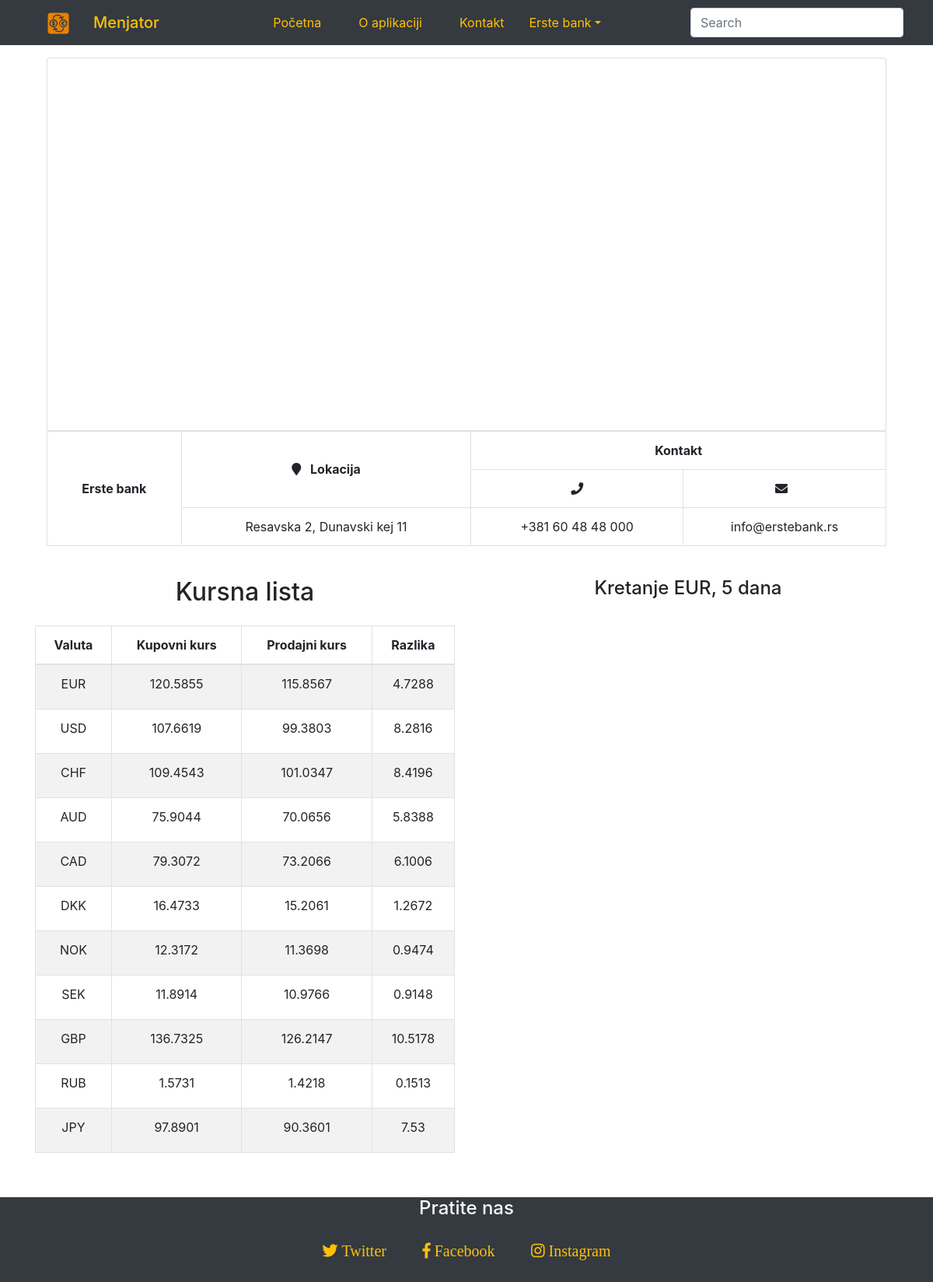
/index.php?page=profile&id=2 (signed in), run on the app's committed database.
### tables this page shows
CREATE TABLE `exchange_office` (
  `exchange_office_id` int(11) NOT NULL AUTO_INCREMENT,
  `user_id` int(11) NOT NULL,
  `exchange_office_name` varchar(45) NOT NULL,
  `exchange_office_phone` varchar(45) NOT NULL,
  `exchange_office_email` varchar(45) NOT NULL,
  `exchange_office_pib` varchar(45) NOT NULL,
  `exchange_office_jmb` varchar(45) NOT NULL,
  `activation` varchar(1) NOT NULL,
  PRIMARY KEY (`exchange_office_id`),
  UNIQUE KEY `exchange_office_name_UNIQUE` (`exchange_office_name`),
  UNIQUE KEY `exchange_office_phone_UNIQUE` (`exchange_office_phone`),
  UNIQUE KEY `exchange_office_email_UNIQUE` (`exchange_office_email`)
);

### functions/functions.php (called while the page is built, shortened)
<?php
	function screen_print($screen_print, $map){
		if(!is_array($map)){
            return $screen_print;
        }else{
			foreach($map AS $k => $v)
				$screen_print = str_replace("{{{$k}}}", $v, $screen_print);
			return $screen_print;
		}
	}
	function screen_print_nav_bar($user,$username){
		global $exchange_office_name, $id;
		switch($user){
			case'user':
				$map_user = array('OFFICE_NAME' => $exchange_office_name, 'SESSION_ID' => $id );
				$nav_bar_user = file_get_contents("./modules/app/views/inc/nav_bar_user.html");
				return screen_print($nav_bar_user, $map_user);
			break;
		}
	}
	function checkProfile($id){
		global $conn;
		$stmt = $conn->prepare("SELECT * FROM exchange_office WHERE exchange_office_id=?");
		$stmt->bind_param('d',$id);
		$stmt->execute();
		$res = $stmt->get_result();
		if($res->num_rows == 1) {
			return true;
		} else {
			return false;
		}
	}
	function getLocation($id){
		global $conn;
		$stmt = $conn->prepare("SELECT * FROM exchange_office_location WHERE exchange_office_id = ?");
		$stmt->bind_param('d',$id);
		$stmt->execute();
		$result_select_location = $stmt->get_result();
		$rows = $result_select_location->num_rows;
		foreach ($result_select_location as $key => $value) {
			$exchange_office_location[] = $conn->real_escape_string($value['exchange_office_location']);
		}
		return $exchange_office_location;
	}
?>

### modules/app/models/profile/profile.php (called while the page is built, shortened)
<?php
	$stmt = $conn->prepare("SELECT * FROM exchange_office WHERE
		 	exchange_office_id=?");
			$stmt->bind_param('d',$exchange_office_id);
			$stmt->execute();
			$result_select_info = $stmt->get_result();
			foreach ($result_select_info as $key => $value) {
				$name = $conn->real_escape_string($value['exchange_office_name']);
				$location = getLocation($exchange_office_id);
				$phone = $conn->real_escape_string($value['exchange_office_phone']);
				$email = $conn->real_escape_string($value['exchange_office_email']);
			}
?>

### index.php (the view, shortened to what this page needs)
<?php
include("./modules/db/connection.php");
include("./functions/functions.php");
include("./functions/functions_db.php");
$header = file_get_contents('./modules/app/views/inc/header.html');
$titles = array(
			'' => 'Menjator',
			'home' => 'Menjator',
			'about' => 'Menjator - O nama',
			'contact' => 'Menjator - Kontakt',
			'profile' => 'Menjator - Profil',
			'register' => 'Menjator - Registracija',
			'user_creation' => 'Menjator - Kreiranje korisnika',
			'admin_login' => 'Menjator - Prijava',
			'login' => 'Menjator - Prijava',
			'logout' => 'Menjator - Odjava',
			'success' => 'Menjator',
			'success_form' => 'Menjator',
			'settings' => 'Menjator - Podesavanja',
			'search_box' => 'Menjator',
			'stats' => 'Menjator',
			'delete' => 'Menjator'
		);
if($_SESSION) {
	if(isset($_SESSION['logged']) && $_SESSION['logged']) {
            $username = $_SESSION['username'];
            $user = 'user';
        } elseif (isset($_SESSION['logged_admin']) && $_SESSION['logged_admin']) {
            $username = $_SESSION['username'];
            $user = 'admin';
        } else {
        	include("./modules/app/views/pages/notifications/error.php");
			include("./modules/app/views/inc/footer.html");
			exit;
       }
}else{
	$user = 'anonymous';
	$username='anonymous';
}
if($_GET){
	if(isset($_GET['page'])){
		$page = $_GET['page'] ?? '';
		if(isset($_GET['id'])){
			$get_id = $_GET['id'] ?? '';
			$profile = checkProfile($get_id);
			$stmt = $conn->prepare("SELECT * FROM exchange_office WHERE exchange_office_id=?");
			$stmt->bind_param('d',$get_id);
			$stmt->execute();
			$res = $stmt->get_result();
			if($res->num_rows > 0) {
				$row = $res->fetch_assoc();
				$exchange_office_id = $row['exchange_office_id'];
				$exchange_office_name = $row['exchange_office_name'];
			}
		}
		foreach($titles as $key => $value){
			if($page==$key){
				$map_header = array('TITLE' => $value);
				echo screen_print($header,$map_header);
				echo screen_print_nav_bar($user,$username);
			}
		}
		switch ($page) {
			case 'profile' :
				if($profile){
					include("./modules/app/views/pages/profile/profile.php");
				}else{
					include('./modules/app/views/pages/notifications/error.php');
				}
				break;
		}
	}else{
		$map_header = array('TITLE' => $titles['home']);
		echo screen_print($header,$map_header);
		echo screen_print_nav_bar($user,$username);
		include('./modules/app/views/pages/home.php');
	}
}else{
	$map_header = array('TITLE' => $titles['home']);
	echo screen_print($header,$map_header);
	echo screen_print_nav_bar($user,$username);
	include('./modules/app/views/pages/home.php');
}
?>

### modules/app/views/pages/profile/user_view_profile.php
<?php
		if(is_string($location)){
			$location_str = $location;
		}else{
			$location_str = implode(', ',$location);
		}
        $informations= sprintf("
            <div id='profile_lat'></div>
            <div id='profile_lng'></div>
			<div id='info' class='info mx-auto mt-3' >
                <div class='row mx-auto'>
                    <div class='col-12'>
						<div id='map' class='row mx-auto h-100 card' style='min-height:60vh;'></div>
					</div>
					<div class='col-12 align-middle'>
                    <table class='table border table-borderless text-center'>
                    <thead>
                        <tr>
                            <th rowspan='3' id='eo_name' class='eo_name align-bottom border-right'>%s</th>
                            <th rowspan='2' class='align-middle border'><i class='fa fa-map-marker mr-2 ' aria-hidden='true'></i> Lokacija</th>
                            <th colspan='2' class='align-middle border'>Kontakt</th>
                        </tr>
                        <tr>
                            <th class='align-middle border'><i class='fa fa-phone my-auto' aria-hidden='true'></i></td>
                            <th class='align-middle border'><i class='fa fa-envelope my-auto' aria-hidden='true'></i><span class='my-auto ml-2'></td>
                        </tr>
                    </thead>
                    <tbody>
                        <tr>
                            <td class='align-middle border-right'></td>
                            <td class='align-middle border'>%s</td>
                            <td class='align-middle border'>%s</td>
                            <td class='align-middle border'>%s</td>
                        </tr>
                    </tbody>
                </table>
                </div>
				</div>
			</div>
		", $name, $location_str, $phone, $email);
		echo $informations;
?>

### modules/app/assets/stylesheets/main.css (style rules this page uses)
*, *:after, *:before { box-sizing: border-box; -moz-box-sizing: border-box; }
* { margin:0;padding:0;border:0 none;position: relative; outline: none; }
body { min-height: 100vh; position: relative; margin: 0; }
footer { position: absolute; bottom: 0; }
.link-text::before { content: ""; position: absolute; width: 100%; height: 3px; bottom: -25%; left: 0; margin-top: 5px; background: #ffc107; visibility: hidden; border-radius: 5px; transform: scaleX(0); transition: .25s linear; }

### data on the page
exchange_office: exchange_office_name (picture), exchange_office_name "Erste bank", exchange_office_phone "+381 60 48 48 000", exchange_office_email "info@erstebank.rs"

### other printed values
$location_str "Resavska 2, Dunavski kej 11"
$currency_label[$i] "EUR"
$buy_rate[$i] "120.5855"
$sell_rate[$i] "115.8567"
$diff[$i] "4.7288"
$currency_label[$i] "USD"
$buy_rate[$i] "107.6619"
$sell_rate[$i] "99.3803"
$diff[$i] "8.2816"
$currency_label[$i] "CHF"
$buy_rate[$i] "109.4543"
$sell_rate[$i] "101.0347"
$diff[$i] "8.4196"
$currency_label[$i] "AUD"
$buy_rate[$i] "75.9044"
